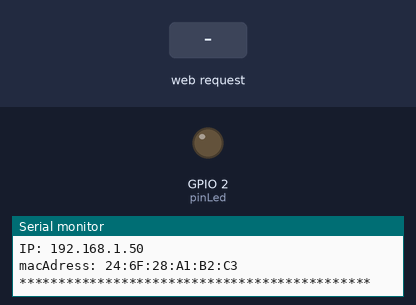
Recording of a sketch running on a simulated ESP8266 (NodeMCU). On the bench: output pins drawn as LEDs (lit = HIGH), the last lines printed to the serial monitor. The test bench sets the inputs (shaded band). WiFi joins after 1.5 s; servers stay silent unless stated.

Above: at 2.7 s.
2.8 s: HTTP request GET /?LED=ON received
At 3.5 s:
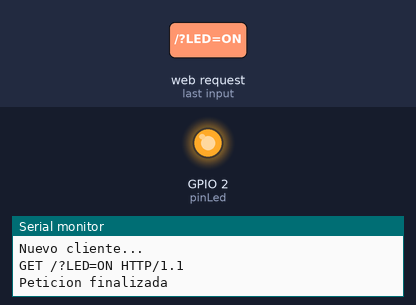
4.3 s: HTTP request GET /?LED=OFF received
At 4.6 s:
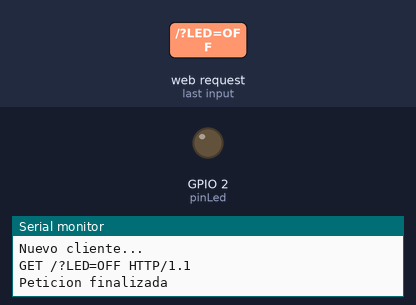
Timing chart, 0 to 7.3 s (numbered marks = the images above; inputs shaded):
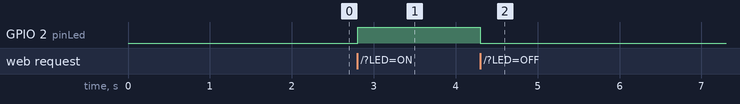

Measured:
- after the input at 2.8 s, GPIO 2 (pinLed): LOW → HIGH at once
- after the input at 4.3 s, GPIO 2 (pinLed): HIGH → LOW at once

The sketch:

Pagina.ino
```cpp
#include <ESP8266WiFi.h>

int pinLed = LED_BUILTIN;
String ssid     = "TooL";
String password = "Lateralus_AEnima_10000Days";
WiFiServer server(80); //objeto de la clase WiFiServer
int estado = 0;

void setup() {
  // Inicia Serial
  Serial.begin(115200);
  Serial.println("\n");

  pinMode(pinLed,OUTPUT);

  // Conexión WIFI
  WiFi.begin(ssid, password);
  while (WiFi.status() != WL_CONNECTED ) {
    delay(500);
    Serial.print(".");
  }
  Serial.println("");
  Serial.println("********************************************");
  Serial.print("Conectado a la red WiFi: ");
  Serial.println(WiFi.SSID());
  Serial.print("IP: ");
  Serial.println(WiFi.localIP());
  Serial.print("macAdress: ");
  Serial.println(WiFi.macAddress());
  Serial.println("*********************************************");

  server.begin(); //begin() levantamos el servidor
  digitalWrite(pinLed, 0);

}

void loop() {

  WiFiClient client = server.available(); //objeto de la clase WiFiClient
  // avalaible() detecta un cliente nuevo del objeto de la clase WifiServer
  if(!client){
    return;
  }

  Serial.println("Nuevo cliente...");
  while(!client.available()){ //espera a un cliente diponible
    delay(1);
  }

  String peticion = client.readStringUntil('\r'); //lee la peticion del cliente
  Serial.println(peticion);
  client.flush(); //limpia la peticion del cliente

  if(peticion.indexOf("LED=ON") != -1)
  {
    estado=1;
  }
  if(peticion.indexOf("LED=OFF") != -1)
  {
    estado=0;
  }

  digitalWrite(pinLed, estado);

  client.println("HTTP/1.1 200 OK");
  client.println("");
  client.println("");
  client.println("");
  client.println("");

    //INICIA LA PAGINA

client.println("<!DOCTYPE html><html lang='en'><head><meta charset='UTF-8'>");
client.println("<meta name='viewport' content='width=device-width, initial-scale=1.0'>");
client.println("<title>Control de LED</title></head>");
client.println("<link href='https://cdn.jsdelivr.net/npm/bootstrap@5.1.0/dist/css/bootstrap.min.css' rel='stylesheet' integrity='sha384-KyZXEAg3QhqLMpG8r+8fhAXLRk2vvoC2f3B09zVXn8CA5QIVfZOJ3BCsw2P0p/We' crossorigin='anonymous'>");
client.println("<body style='font-family: Century gothic; width: 800;'><center>");
client.println("<div style='box-shadow: 0px 0px 20px 8px rgba(0,0,0,0.22); padding: 20px; width: 300px; display: inline-block; margin: 30px;'> ");
client.println("<h1>LED 1</h1>");

if(estado==1)
  client.println("<h2>El led esta ENCENDIDO</h2>");
else
  client.println("<h2>El led esta APAGADO</h2>");

client.println("<button style='background-color:red;  color:white; border-radius: 10px; border-color: rgb(255, 0, 0);' ");
client.println("type='button' onClick=location.href='/LED=OFF'><h2>Apagar</h2>");
client.println("</button> <button style='background-color:blue; color:white; border-radius: 10px; border-color: rgb(25, 255, 4);' ");
client.println("type='button' onClick=location.href='/LED=ON'><h2>Encender</h2>");
client.println("</button></div></center></body></html>");
client.println("<input type='checkbox' class='btn-check' id='btn-check-outlined' autocomplete='off'>");
client.println("<label class='btn btn-outline-primary' for='btn-check-outlined'>Single toggle</label><br>");
    //FIN DE LA PAGINA

  delay(10);
  Serial.println("Peticion finalizada");
  Serial.println("");
}
```
